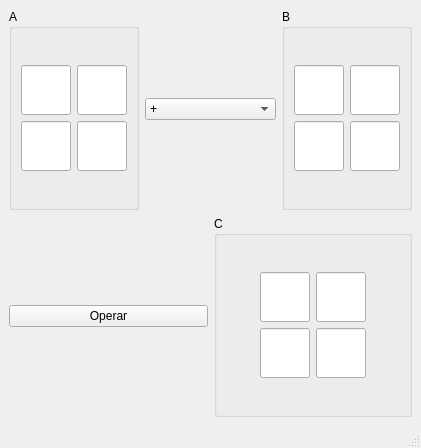
<?xml version="1.0" encoding="UTF-8"?>
<ui version="4.0">
 <class>PPal</class>
 <widget class="QMainWindow" name="PPal">
  <property name="geometry">
   <rect>
    <x>0</x>
    <y>0</y>
    <width>421</width>
    <height>448</height>
   </rect>
  </property>
  <property name="sizePolicy">
   <sizepolicy hsizetype="Expanding" vsizetype="Expanding">
    <horstretch>0</horstretch>
    <verstretch>0</verstretch>
   </sizepolicy>
  </property>
  <property name="minimumSize">
   <size>
    <width>0</width>
    <height>0</height>
   </size>
  </property>
  <property name="maximumSize">
   <size>
    <width>10000</width>
    <height>10000</height>
   </size>
  </property>
  <property name="windowTitle">
   <string>Suma de matrices</string>
  </property>
  <widget class="QWidget" name="centralwidget">
   <layout class="QGridLayout" name="gridLayout_4">
    <item row="0" column="0">
     <layout class="QVBoxLayout" name="verticalLayout_4">
      <item>
       <layout class="QHBoxLayout" name="horizontalLayout_5">
        <item>
         <widget class="QGroupBox" name="groupBox">
          <property name="title">
           <string>A</string>
          </property>
          <layout class="QGridLayout" name="gridLayout">
           <item row="0" column="0">
            <layout class="QVBoxLayout" name="verticalLayout">
             <item>
              <layout class="QHBoxLayout" name="horizontalLayout">
               <item>
                <widget class="QLineEdit" name="txt_A11">
                 <property name="sizePolicy">
                  <sizepolicy hsizetype="Fixed" vsizetype="Fixed">
                   <horstretch>0</horstretch>
                   <verstretch>0</verstretch>
                  </sizepolicy>
                 </property>
                 <property name="minimumSize">
                  <size>
                   <width>50</width>
                   <height>50</height>
                  </size>
                 </property>
                 <property name="maximumSize">
                  <size>
                   <width>50</width>
                   <height>50</height>
                  </size>
                 </property>
                </widget>
               </item>
               <item>
                <widget class="QLineEdit" name="txt_A12">
                 <property name="sizePolicy">
                  <sizepolicy hsizetype="Fixed" vsizetype="Fixed">
                   <horstretch>0</horstretch>
                   <verstretch>0</verstretch>
                  </sizepolicy>
                 </property>
                 <property name="minimumSize">
                  <size>
                   <width>50</width>
                   <height>50</height>
                  </size>
                 </property>
                 <property name="maximumSize">
                  <size>
                   <width>50</width>
                   <height>50</height>
                  </size>
                 </property>
                </widget>
               </item>
              </layout>
             </item>
             <item>
              <layout class="QHBoxLayout" name="horizontalLayout_2">
               <item>
                <widget class="QLineEdit" name="txt_A21">
                 <property name="sizePolicy">
                  <sizepolicy hsizetype="Fixed" vsizetype="Fixed">
                   <horstretch>0</horstretch>
                   <verstretch>0</verstretch>
                  </sizepolicy>
                 </property>
                 <property name="minimumSize">
                  <size>
                   <width>50</width>
                   <height>50</height>
                  </size>
                 </property>
                 <property name="maximumSize">
                  <size>
                   <width>50</width>
                   <height>50</height>
                  </size>
                 </property>
                </widget>
               </item>
               <item>
                <widget class="QLineEdit" name="txt_A22">
                 <property name="sizePolicy">
                  <sizepolicy hsizetype="Fixed" vsizetype="Fixed">
                   <horstretch>0</horstretch>
                   <verstretch>0</verstretch>
                  </sizepolicy>
                 </property>
                 <property name="minimumSize">
                  <size>
                   <width>50</width>
                   <height>50</height>
                  </size>
                 </property>
                 <property name="maximumSize">
                  <size>
                   <width>50</width>
                   <height>50</height>
                  </size>
                 </property>
                </widget>
               </item>
              </layout>
             </item>
            </layout>
           </item>
          </layout>
         </widget>
        </item>
        <item>
         <widget class="QComboBox" name="comboBox">
          <item>
           <property name="text">
            <string>+</string>
           </property>
          </item>
          <item>
           <property name="text">
            <string>-</string>
           </property>
          </item>
          <item>
           <property name="text">
            <string>*</string>
           </property>
          </item>
          <item>
           <property name="text">
            <string>/</string>
           </property>
          </item>
         </widget>
        </item>
        <item>
         <widget class="QGroupBox" name="groupBox_2">
          <property name="title">
           <string>B</string>
          </property>
          <layout class="QGridLayout" name="gridLayout_2">
           <item row="0" column="0">
            <layout class="QVBoxLayout" name="verticalLayout_2">
             <item>
              <layout class="QHBoxLayout" name="horizontalLayout_3">
               <item>
                <widget class="QLineEdit" name="txt_B11">
                 <property name="sizePolicy">
                  <sizepolicy hsizetype="Fixed" vsizetype="Fixed">
                   <horstretch>0</horstretch>
                   <verstretch>0</verstretch>
                  </sizepolicy>
                 </property>
                 <property name="minimumSize">
                  <size>
                   <width>50</width>
                   <height>50</height>
                  </size>
                 </property>
                 <property name="maximumSize">
                  <size>
                   <width>50</width>
                   <height>50</height>
                  </size>
                 </property>
                </widget>
               </item>
               <item>
                <widget class="QLineEdit" name="txt_B12">
                 <property name="sizePolicy">
                  <sizepolicy hsizetype="Fixed" vsizetype="Fixed">
                   <horstretch>0</horstretch>
                   <verstretch>0</verstretch>
                  </sizepolicy>
                 </property>
                 <property name="minimumSize">
                  <size>
                   <width>50</width>
                   <height>50</height>
                  </size>
                 </property>
                 <property name="maximumSize">
                  <size>
                   <width>50</width>
                   <height>50</height>
                  </size>
                 </property>
                </widget>
               </item>
              </layout>
             </item>
             <item>
              <layout class="QHBoxLayout" name="horizontalLayout_4">
               <item>
                <widget class="QLineEdit" name="txt_Hola_7">
                 <property name="sizePolicy">
                  <sizepolicy hsizetype="Fixed" vsizetype="Fixed">
                   <horstretch>0</horstretch>
                   <verstretch>0</verstretch>
                  </sizepolicy>
                 </property>
                 <property name="minimumSize">
                  <size>
                   <width>50</width>
                   <height>50</height>
                  </size>
                 </property>
                 <property name="maximumSize">
                  <size>
                   <width>50</width>
                   <height>50</height>
                  </size>
                 </property>
                </widget>
               </item>
               <item>
                <widget class="QLineEdit" name="txt_Hola_8">
                 <property name="sizePolicy">
                  <sizepolicy hsizetype="Fixed" vsizetype="Fixed">
                   <horstretch>0</horstretch>
                   <verstretch>0</verstretch>
                  </sizepolicy>
                 </property>
                 <property name="minimumSize">
                  <size>
                   <width>50</width>
                   <height>50</height>
                  </size>
                 </property>
                 <property name="maximumSize">
                  <size>
                   <width>50</width>
                   <height>50</height>
                  </size>
                 </property>
                </widget>
               </item>
              </layout>
             </item>
            </layout>
           </item>
          </layout>
         </widget>
        </item>
       </layout>
      </item>
      <item>
       <layout class="QHBoxLayout" name="horizontalLayout_8">
        <item>
         <widget class="QPushButton" name="pushButton">
          <property name="text">
           <string>Operar</string>
          </property>
         </widget>
        </item>
        <item>
         <widget class="QGroupBox" name="groupBox_3">
          <property name="title">
           <string>C</string>
          </property>
          <layout class="QGridLayout" name="gridLayout_3">
           <item row="0" column="0">
            <layout class="QVBoxLayout" name="verticalLayout_3">
             <item>
              <layout class="QHBoxLayout" name="horizontalLayout_6">
               <item>
                <widget class="QLineEdit" name="txt_Hola_9">
                 <property name="sizePolicy">
                  <sizepolicy hsizetype="Fixed" vsizetype="Fixed">
                   <horstretch>0</horstretch>
                   <verstretch>0</verstretch>
                  </sizepolicy>
                 </property>
                 <property name="minimumSize">
                  <size>
                   <width>50</width>
                   <height>50</height>
                  </size>
                 </property>
                 <property name="maximumSize">
                  <size>
                   <width>50</width>
                   <height>50</height>
                  </size>
                 </property>
                </widget>
               </item>
               <item>
                <widget class="QLineEdit" name="txt_Hola_10">
                 <property name="sizePolicy">
                  <sizepolicy hsizetype="Fixed" vsizetype="Fixed">
                   <horstretch>0</horstretch>
                   <verstretch>0</verstretch>
                  </sizepolicy>
                 </property>
                 <property name="minimumSize">
                  <size>
                   <width>50</width>
                   <height>50</height>
                  </size>
                 </property>
                 <property name="maximumSize">
                  <size>
                   <width>50</width>
                   <height>50</height>
                  </size>
                 </property>
                </widget>
               </item>
              </layout>
             </item>
             <item>
              <layout class="QHBoxLayout" name="horizontalLayout_7">
               <item>
                <widget class="QLineEdit" name="txt_Hola_11">
                 <property name="sizePolicy">
                  <sizepolicy hsizetype="Fixed" vsizetype="Fixed">
                   <horstretch>0</horstretch>
                   <verstretch>0</verstretch>
                  </sizepolicy>
                 </property>
                 <property name="minimumSize">
                  <size>
                   <width>50</width>
                   <height>50</height>
                  </size>
                 </property>
                 <property name="maximumSize">
                  <size>
                   <width>50</width>
                   <height>50</height>
                  </size>
                 </property>
                </widget>
               </item>
               <item>
                <widget class="QLineEdit" name="txt_Hola_12">
                 <property name="sizePolicy">
                  <sizepolicy hsizetype="Fixed" vsizetype="Fixed">
                   <horstretch>0</horstretch>
                   <verstretch>0</verstretch>
                  </sizepolicy>
                 </property>
                 <property name="minimumSize">
                  <size>
                   <width>50</width>
                   <height>50</height>
                  </size>
                 </property>
                 <property name="maximumSize">
                  <size>
                   <width>50</width>
                   <height>50</height>
                  </size>
                 </property>
                </widget>
               </item>
              </layout>
             </item>
            </layout>
           </item>
          </layout>
         </widget>
        </item>
       </layout>
      </item>
     </layout>
    </item>
   </layout>
  </widget>
  <widget class="QStatusBar" name="statusbar"/>
  <widget class="QMenuBar" name="menubar">
   <property name="geometry">
    <rect>
     <x>0</x>
     <y>0</y>
     <width>421</width>
     <height>22</height>
    </rect>
   </property>
  </widget>
  <action name="actionAbrir">
   <property name="text">
    <string>Abrir</string>
   </property>
  </action>
  <action name="actionGuardar">
   <property name="text">
    <string>Guardar</string>
   </property>
  </action>
  <action name="actionSalir">
   <property name="text">
    <string>Salir</string>
   </property>
  </action>
 </widget>
 <resources/>
 <connections/>
</ui>
